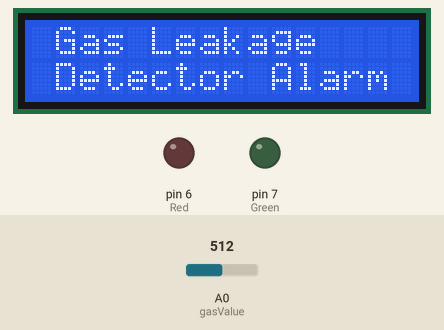
A sketch run on a simulated Arduino Mega 2560, built with avr-gcc and run on an emulated ATmega2560. Shown: 16×2 character LCD, output pins drawn as LEDs (lit = HIGH). The inputs (shaded band) are chosen by the test bench; at power-on: A0 (gasValue) = 512. The modem accepts every AT command (registered, SIM ready, sends succeed) and sends nothing else; what the sketch prints to the serial monitor is not drawn.

Above: at 3.2 s.
At 7.3 s:
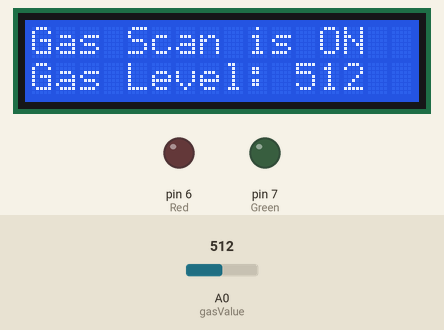
7.4 s: A0 (gasValue) set to 86
At 12.7 s:
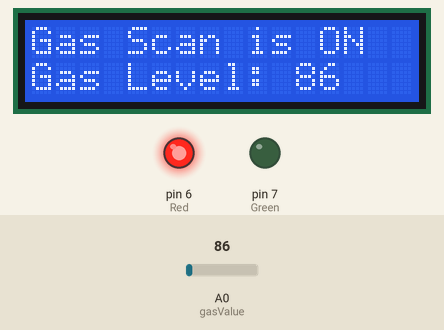
16.3 s: A0 (gasValue) set to 72
At 18.3 s:
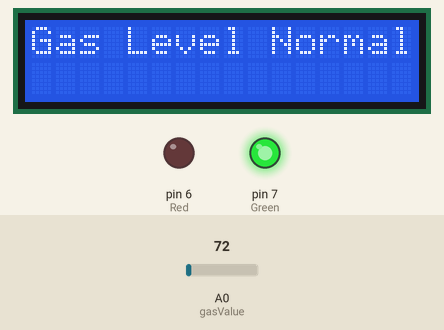
21.2 s: A0 (gasValue) set to 90
At 27.7 s:
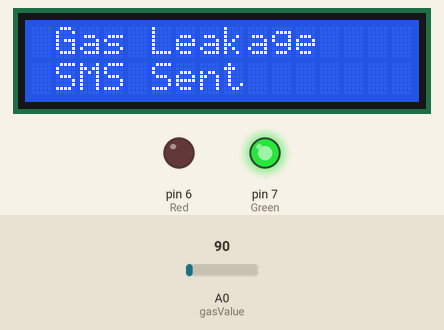
Timing chart, 0 to 29.6 s (numbered marks = the images above; inputs shaded):
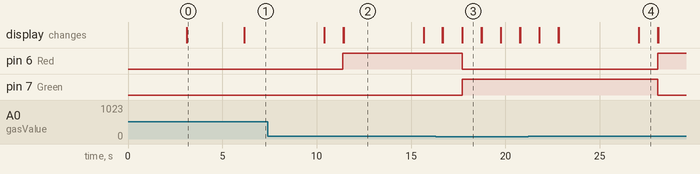

Measured:
- the behaviour switches between 81 and 80 on A0 (gasValue) (found by bisection; images 2 and 3)
- after the input at 16.3 s, pin 6 (Red): HIGH → LOW after 1.4 s; pin 7 (Green): LOW → HIGH after 1.4 s
- after the input at 21.2 s, pin 6 (Red): LOW → HIGH after 6.9 s; pin 7 (Green): HIGH → LOW after 6.9 s
- what the display in image 0 shows lasts 3.1 s, from 3.1 s to 6.2 s
- what the display in image 2 shows lasts 4.3 s, from 11.4 s to 15.7 s
- what the display in image 3 shows lasts 1.0 s, from 17.7 s to 18.7 s

The sketch:

Gas_Level_Monitoring_using_lcd.ino
```cpp
#include<LiquidCrystal_I2C.h>
#include<Wire.h>
#include <SoftwareSerial.h>
LiquidCrystal_I2C lcd(0x27, 16, 2);
SoftwareSerial mySerial(2, 3);

int gasValue = A0; // smoke / gas sensor connected with analog pin A1 of the arduino / mega.
int data = 0;
int Red = 6;
int Green = 7;
void setup()
{
randomSeed(analogRead(0));
mySerial.begin(9600); // Setting the baud rate of GSM Module
Serial.begin(9600); // Setting the baud rate of Serial Monitor (Arduino)
lcd.init();
lcd.backlight();
pinMode(gasValue, INPUT);
pinMode(Red, OUTPUT);
pinMode(Green,OUTPUT);
lcd.print ("   WELCOME TO");
lcd.setCursor(0,1);
lcd.print ("JSUTDOELECTRONIC");
delay(3000);
lcd.clear();
lcd.print (" Gas Leakage ");
lcd.setCursor(0,1);
lcd.print (" Detector Alarm ");
delay(3000);
lcd.clear();
}

void loop()
{

data = analogRead(gasValue);

Serial.print("Gas Level: ");
Serial.println(data);
lcd.print ("Gas Scan is ON");
lcd.setCursor(0,1);
lcd.print("Gas Level: ");
lcd.print(data);
delay(1000);

if ( data > 80) //
{
SendMessage();
Serial.print("Gas detect alarm");
lcd.clear();
lcd.setCursor(0,0);
lcd.print(" Gas Leakage");
lcd.setCursor(0,1);
lcd.print(" SMS Sent");
delay(1000);
digitalWrite(Red, HIGH);
digitalWrite(Green, LOW);

}
else
{
Serial.print("Gas Level Low");
lcd.clear();
lcd.setCursor(0,0);
lcd.print("Gas Level Normal");
digitalWrite(Red, LOW);
digitalWrite(Green, HIGH);
delay(1000);
}

lcd.clear();
}

void SendMessage()
{
Serial.println("I am in send");
mySerial.println("AT+CMGF=1"); //Sets the GSM Module in Text Mode
delay(1000); // Delay of 1000 milli seconds or 1 second
mySerial.println("AT+CMGS=\"+919975617490\"\r"); // Replace x with mobile number
delay(1000);
mySerial.println("Hi Prateek Gas Detected plz Open Windows And Check Your Gas Cylinder");// The SMS text you want to send
delay(100);
mySerial.println((char)26);// ASCII code of CTRL+Z
delay(1000);
}
```
